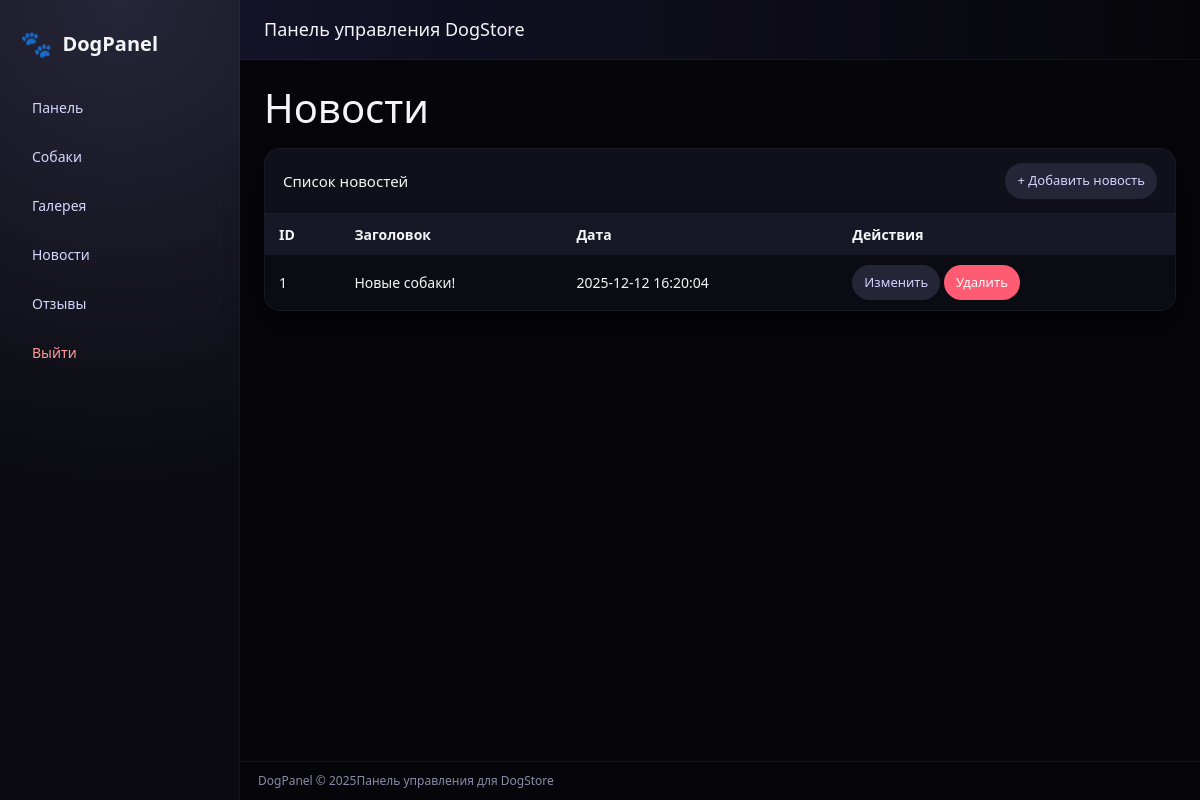
Screenshot of /dogpanel/news.php (signed in) with the database file from the repository.
### tables this page shows
CREATE TABLE `news` (
  `id` int(11) NOT NULL,
  `title` varchar(255) NOT NULL,
  `body` text,
  `image` varchar(255) DEFAULT NULL,
  `created_at` datetime DEFAULT CURRENT_TIMESTAMP
);

### dogpanel/config.php (called while the page is built, shortened)
<?php
function h($str) {
    return htmlspecialchars($str, ENT_QUOTES | ENT_SUBSTITUTE, 'UTF-8');
}

### dogpanel/news.php (the view, shortened to what this page needs)
<?php
require_once __DIR__ . '/config.php';
$news = $pdo->query("SELECT * FROM news ORDER BY created_at DESC")->fetchAll();
include __DIR__ . '/header.php';
?>
<h1 style="margin-bottom:16px;">Новости</h1>
<div class="table-wrapper">
    <div class="table-wrapper-heading">
        <div class="table-wrapper-title">Список новостей</div>
        <div class="table-actions">
            <a href="news_add.php" class="btn btn-secondary">+ Добавить новость</a>
        </div>
    </div>
    <table>
        <thead>
            <tr>
                <th>ID</th>
                <th>Заголовок</th>
                <th>Дата</th>
                <th>Действия</th>
            </tr>
        </thead>
        <tbody>
        <?php if (!$news): ?>
            <tr><td colspan="4">Пока нет новостей.</td></tr>
        <?php else: ?>
            <?php foreach ($news as $n): ?>
                <tr>
                    <td><?php echo (int)$n['id']; ?></td>
                    <td><?php echo h($n['title']); ?></td>
                    <td><?php echo h($n['created_at']); ?></td>
                    <td>
                        <a href="news_edit.php?id=<?php echo (int)$n['id']; ?>" class="btn btn-secondary">Изменить</a>
                        <a href="news_delete.php?id=<?php echo (int)$n['id']; ?>" class="btn btn-danger" onclick="return confirm('Удалить новость?');">Удалить</a>
                    </td>
                </tr>
            <?php endforeach; ?>
        <?php endif; ?>
        </tbody>
    </table>
</div>
<?php include __DIR__ . '/footer.php'; ?>

### dogpanel/assets/style.css (style rules this page uses)
* { box-sizing: border-box; margin: 0; padding: 0; }
body { font-family: system-ui, -apple-system, BlinkMacSystemFont, "Segoe UI", sans-serif; background: #06060a; color: #f5f5f7; }
a { color: inherit; text-decoration: none; }
.table-wrapper { background: #10101a; border-radius: 16px; border: 1px solid rgba(255,255,255,0.04); overflow: hidden; box-shadow: 0 16px 35px rgba(0,0,0,0.6); }
.table-wrapper-heading { padding: 14px 18px; border-bottom: 1px solid rgba(255,255,255,0.05); display: flex; justify-content: space-between; align-items: center; }
.table-wrapper-title { font-size: 15px; font-weight: 500; }
.table-actions { display: flex; gap: 8px; }
table { width: 100%; border-collapse: collapse; font-size: 14px; }
thead { background: #171725; }
th, td { padding: 10px 14px; text-align: left; }
tbody tr:nth-child(odd) { background: #0b0b13; }
.btn { display: inline-flex; align-items: center; justify-content: center; padding: 8px 12px; font-size: 13px; border-radius: 999px; border: none; cursor: pointer; background: #8e7bff; color: #fdfdff; transition: background 0.15s ease, transform 0.08s ease, box-shadow 0.1s ease; }
.btn-secondary { background: #252538; color: #d4d4ff; }
.btn-danger { background: #ff5c74; }

### rows the page displays
news: id "1", title "Новые собаки!", created_at "2025-12-12 16:20:04"
